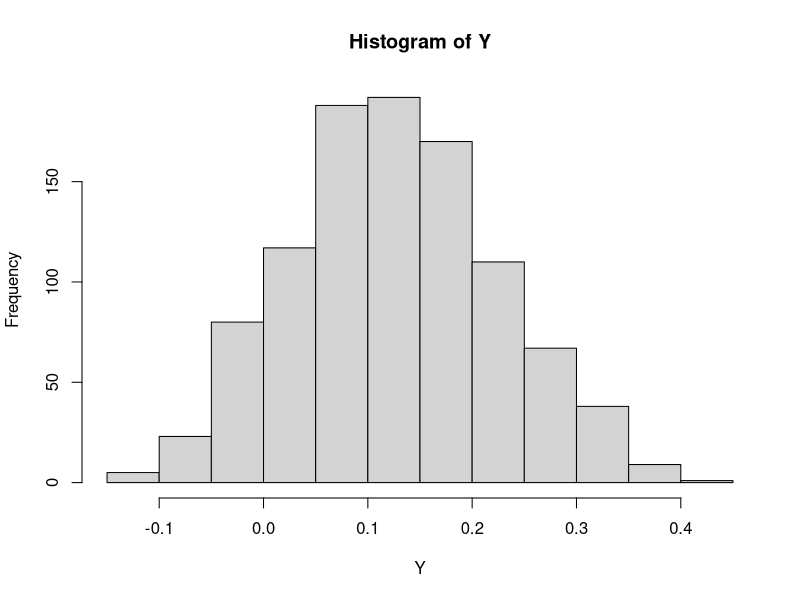

Here is the R script that generated this plot:
library(Matrix)
config.mean = 0;
config.sd = 1;
config.number = 100;
config.inter = 2000;
config.samples = 1000;

X = rnorm(config.number, config.mean, config.sd );
Z = matrix( rep(0, (config.inter+1)*config.number), (config.inter+1), config.number )
Mu = matrix( rep(0, config.inter+1), 1, config.inter+1 )
 
Mu[1,1] = 1;
 
for (i in 1:(config.inter+1)){
    current_mean = config.sd * sum(X) / (config.number + 1);
    current_sd = sqrt(config.sd / (config.number +1));
    Mu[1,i] = rnorm(1, current_mean , current_sd);
}
 
Y = Mu[,(config.inter-config.samples+1):config.inter];
hist(Y) 